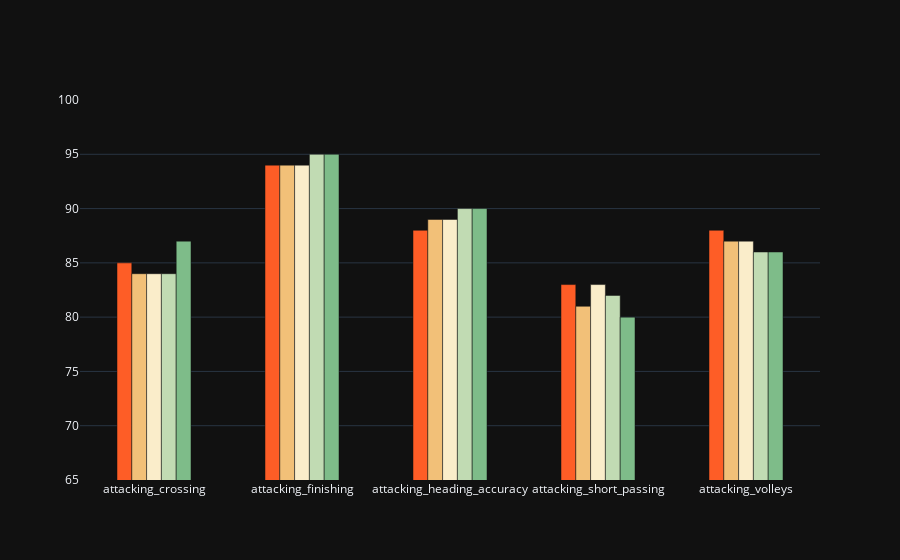

The notebook cell saved with this chart:
### Code cell
import plotly.graph_objects as go
fig = go.Figure()

for i in range(len(years)):
  fig.add_trace(go.Bar(
      y=list(growth_2[years[i]].values),
      x=list(growth_2.index),
      marker_color=colors[i],
      name=str(years[i]),
  ))

bar_count = len(years)
      
fig.update_layout(
    template='plotly_dark',
    yaxis_range=[min_range, max_range],
    bargap=1-(0.1*bar_count),
    showlegend=False,
)
fig.show()

### Figure 1 — Plotly figure (JSON) as saved in the notebook; plotly's stock layout.template omitted (floating-point values rounded to 4 significant figures)
{"data": [{"marker": {"color": "#FE5D26"}, "name": "2018", "type": "bar", "x": ["attacking_crossing", "attacking_finishing", "attacking_heading_accuracy", "attacking_short_passing", "attacking_volleys"], "y": [85, 94, 88, 83, 88]}, {"marker": {"color": "#F2C078"}, "name": "2019", "type": "bar", "x": ["attacking_crossing", "attacking_finishing", "attacking_heading_accuracy", "attacking_short_passing", "attacking_volleys"], "y": [84, 94, 89, 81, 87]}, {"marker": {"color": "#FAEDCA"}, "name": "2020", "type": "bar", "x": ["attacking_crossing", "attacking_finishing", "attacking_heading_accuracy", "attacking_short_passing", "attacking_volleys"], "y": [84, 94, 89, 83, 87]}, {"marker": {"color": "#C1DBB3"}, "name": "2021", "type": "bar", "x": ["attacking_crossing", "attacking_finishing", "attacking_heading_accuracy", "attacking_short_passing", "attacking_volleys"], "y": [84, 95, 90, 82, 86]}, {"marker": {"color": "#7EBC89"}, "name": "2022", "type": "bar", "x": ["attacking_crossing", "attacking_finishing", "attacking_heading_accuracy", "attacking_short_passing", "attacking_volleys"], "y": [87, 95, 90, 80, 86]}], "layout": {"bargap": 0.5, "showlegend": false, "yaxis": {"range": [65, 100]}}}
